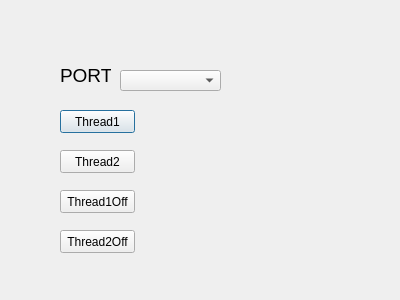
<?xml version="1.0" encoding="UTF-8"?>
<ui version="4.0">
 <class>Dialog</class>
 <widget class="QDialog" name="Dialog">
  <property name="geometry">
   <rect>
    <x>0</x>
    <y>0</y>
    <width>400</width>
    <height>300</height>
   </rect>
  </property>
  <property name="windowTitle">
   <string>Dialog</string>
  </property>
  <widget class="QComboBox" name="comboBox">
   <property name="geometry">
    <rect>
     <x>120</x>
     <y>70</y>
     <width>101</width>
     <height>21</height>
    </rect>
   </property>
  </widget>
  <widget class="QLabel" name="label">
   <property name="geometry">
    <rect>
     <x>60</x>
     <y>60</y>
     <width>51</width>
     <height>31</height>
    </rect>
   </property>
   <property name="font">
    <font>
     <pointsize>14</pointsize>
    </font>
   </property>
   <property name="text">
    <string>PORT</string>
   </property>
  </widget>
  <widget class="QPushButton" name="thread1">
   <property name="geometry">
    <rect>
     <x>60</x>
     <y>110</y>
     <width>75</width>
     <height>23</height>
    </rect>
   </property>
   <property name="text">
    <string>Thread1</string>
   </property>
  </widget>
  <widget class="QPushButton" name="thread2">
   <property name="geometry">
    <rect>
     <x>60</x>
     <y>150</y>
     <width>75</width>
     <height>23</height>
    </rect>
   </property>
   <property name="text">
    <string>Thread2</string>
   </property>
  </widget>
  <widget class="QPushButton" name="t1off">
   <property name="geometry">
    <rect>
     <x>60</x>
     <y>190</y>
     <width>75</width>
     <height>23</height>
    </rect>
   </property>
   <property name="text">
    <string>Thread1Off</string>
   </property>
  </widget>
  <widget class="QPushButton" name="t2off">
   <property name="geometry">
    <rect>
     <x>60</x>
     <y>230</y>
     <width>75</width>
     <height>23</height>
    </rect>
   </property>
   <property name="text">
    <string>Thread2Off</string>
   </property>
  </widget>
 </widget>
 <resources/>
 <connections/>
</ui>
